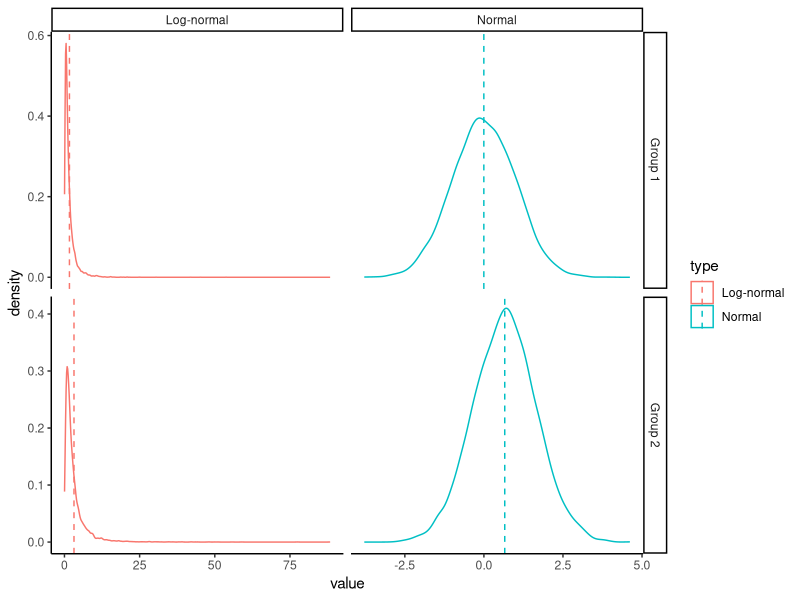
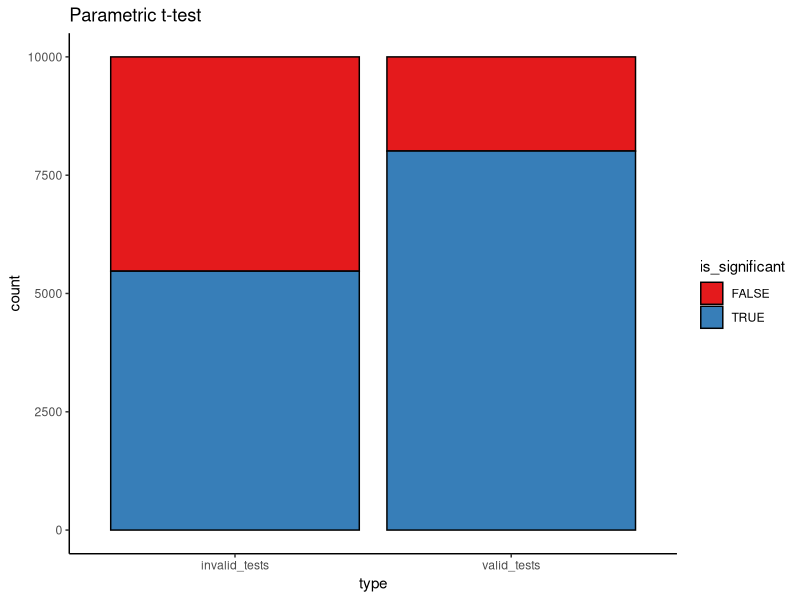
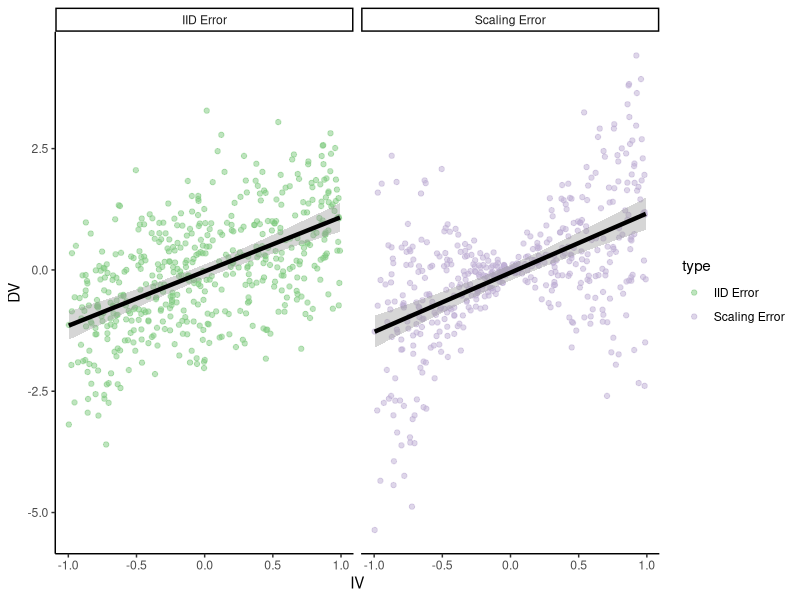
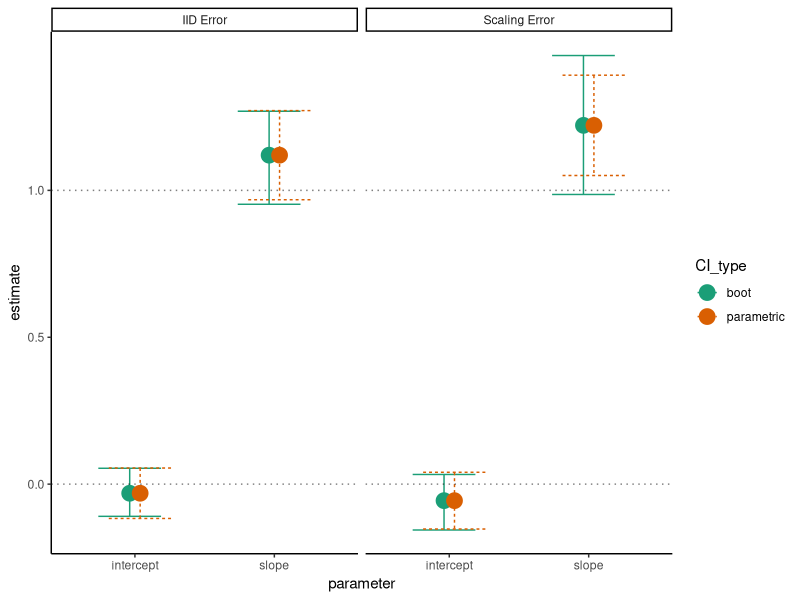

Write R code to recreate these figures, in order.
## ---- chunk 1
library(tidyverse)
library(boot)
## ---- chunk 2
theme_set(theme_classic())
## ---- chunk 3
parametric_plotting_data = data.frame(group = rep(rep(c("Group 1", "Group 2"), each=10000), 2),
                                      type = rep(c("Normal", "Log-normal"), each=20000),
                                      value = c(rnorm(10000, 0, 1),  # normal 1
                                                rnorm(10000, 0.66, 1),  # normal 2
                                                exp(rnorm(10000, 0, 1)),  # Non-normal 1
                                                exp(rnorm(10000, 0.66, 1))))  # Non-normal 2

## ---- chunk 4
ggplot(parametric_plotting_data, aes(x=value, color=type)) +
  geom_density() +
  geom_vline(data=parametric_plotting_data %>%
               group_by(group, type) %>%
               summarize(mean_value = mean(value), sd_value = sd(value)),
             aes(xintercept=mean_value, color=type), linetype=2) +
  facet_grid(group ~ type, scales="free")
## ---- chunk 5
gen_data_and_test = function(num_observations_per) {
x = rnorm(num_observations_per, 0, 1.1)
y = rnorm(num_observations_per, 1, 1.1)

pnormal = t.test(x, y)$p.value

# what if the data are log-normally distributed?
x = exp(rnorm(num_observations_per, 0, 1.1))
y = exp(rnorm(num_observations_per, 1, 1.1))

pnotnormal = t.test(x, y)$p.value 
return(c(pnormal, pnotnormal))
}

parametric_issues_demo = function(num_tests, num_observations_per) {
  replicate(num_tests, gen_data_and_test(num_observations_per))
}
## ---- chunk 6
set.seed(0) # ensures we get the same results each time we run it

num_tests = 10000 # how many datasets to generate/tests to run
num_observations_per = 20 # how many obsservations in each dataset

parametric_issues_results = parametric_issues_demo(num_tests=num_tests, 
                                                   num_observations_per=num_observations_per)




parametric_issues_d = data.frame(valid_tests = parametric_issues_results[1,],
                                 invalid_tests = parametric_issues_results[2,],
                                 iteration=1:num_tests) %>%
  gather(type, p_value, contains("tests")) %>%
  mutate(is_significant = p_value < 0.05)

# Number significant results with normally distributed data
sum(parametric_issues_results[1,] < 0.05)

# number of significant results with log-normally distributed data
sum(parametric_issues_results[2,] < 0.05)
## ---- chunk 7
ggplot(parametric_issues_d, aes(x=type, fill=is_significant)) +
  geom_bar(stat="count", color="black") +
  scale_fill_brewer(palette="Set1") +
  labs(title="Parametric t-test")
## ---- chunk 8
boot_mean_diff_test = function(x, y) {
  boot_iterate = function(x, y) {
    x_samp = sample(x, 
                    length(x), 
                    replace=T)
    y_samp = sample(y, 
                    length(y), 
                    replace=T)
    mean_diff = mean(y_samp) - mean(x_samp)
    return(mean_diff)
  }
  boots = replicate(100, boot_iterate(x, y))
  quants = quantile(boots, probs=c(0.025, 0.925))
  return(sign(quants[1]) == sign(quants[2]))

}
## ---- chunk 9
gen_data_and_boot_test = function(num_observations_per) {
x = rnorm(num_observations_per, 0, 1.1)
y = rnorm(num_observations_per, 1, 1.1)

pnormal = boot_mean_diff_test(x, y)

# what if the data are log-normally distributed?
x = exp(rnorm(num_observations_per, 0, 1.1))
y = exp(rnorm(num_observations_per, 1, 1.1))

pnotnormal = boot_mean_diff_test(x, y)
return(c(pnormal, pnotnormal))
}

boot_results = replicate(num_tests, gen_data_and_boot_test(num_observations_per))
sum(boot_results[1,])
sum(boot_results[2,])
## ---- chunk 10
num_points = 500
true_intercept = 0
true_slope = 1.
set.seed(0)
parametric_ci_data = data.frame(IV = rep(runif(num_points,  -1, 1), 2),
                                type = rep(c("IID Error", "Scaling Error"), each=num_points),
                                error = rep(rnorm(num_points, 0, 1)), 2) %>%
  mutate(DV = ifelse(
    type == "IID Error",
    true_slope*IV + error,
    true_slope*IV + 2*abs(IV)*error)) # error increases proportional to distance from 0 on the IV

## ---- chunk 11
ggplot(parametric_ci_data,
       aes(x=IV, y=DV, color=type)) +
  geom_point(alpha=0.5) +
  geom_smooth(method="lm", se=T, color="black", 
              size=1.5, level=0.999) + # inflating the confidence bands a bit
                                       # to show their distribution is similar
  scale_color_brewer(palette="Accent") +
  facet_wrap(~type)
## ---- chunk 12
summary(lm(DV ~ IV, parametric_ci_data %>% filter(type=="IID Error")))
summary(lm(DV ~ IV, parametric_ci_data %>% filter(type=="Scaling Error")))
## ---- chunk 13
ex2_lm_bootstrap_CIs = function(data) {
  lm_results = summary(lm(DV ~ IV, data=data))$coefficients
  bootstrap_coefficients = function(data, indices) {
    linear_model = lm(DV ~ IV, 
                      data=data[indices,]) # will select a bootstrap sample of the data
    return(linear_model$coefficients)
  }

  boot_results = boot(data=data,
                      statistic=bootstrap_coefficients,
                      R=1000)
  boot_intercept_CI = boot.ci(boot_results, index=1, type="bca")
  boot_slope_CI = boot.ci(boot_results, index=2, type="bca")
  return(data.frame(intercept_estimate=lm_results[1, 1],
                    intercept_SE=lm_results[1,2],
                    slope_estimate=lm_results[2, 1],
                    slope_SE=lm_results[2,2],
                    intercept_boot_CI_low=boot_intercept_CI$bca[4],
                    intercept_boot_CI_hi=boot_intercept_CI$bca[5],
                    slope_boot_CI_low=boot_slope_CI$bca[4],
                    slope_boot_CI_hi=boot_slope_CI$bca[5]))
}
## ---- chunk 14
set.seed(0) # for bootstraps
coefficient_CI_data = parametric_ci_data %>%
  group_by(type) %>%
  do(ex2_lm_bootstrap_CIs(.)) %>%
  ungroup() 
## ---- chunk 15
coefficient_CI_data = coefficient_CI_data %>%
  gather(variable, value, -type) %>%
  separate(variable, c("parameter", "measurement"), extra="merge") %>%
  spread(measurement, value) %>%
  mutate(parametric_CI_low=estimate-1.96*SE,
         parametric_CI_hi=estimate+1.96*SE) %>%
  gather(CI_type, value, contains("CI")) %>%
  separate(CI_type, c("CI_type", "high_or_low"), extra="merge") %>%
  spread(high_or_low, value)
## ---- chunk 16
ggplot(data=coefficient_CI_data, aes(x=parameter, color=CI_type, y=estimate, ymin=CI_low, ymax=CI_hi, linetype=CI_type)) +
  geom_point(size=5, position=position_dodge(width=0.15)) +
  geom_errorbar(position=position_dodge(width=0.15)) +
  facet_grid(~type) + 
  geom_hline(data=data.frame(parameter=c("intercept", "slope"),
                             estimate=c(true_intercept, true_slope)), 
             mapping=aes(yintercept=estimate),
             alpha=0.5, linetype=3) +
  scale_y_continuous(breaks=c(0, 0.5, 1)) +
  scale_color_brewer(palette="Dark2")
